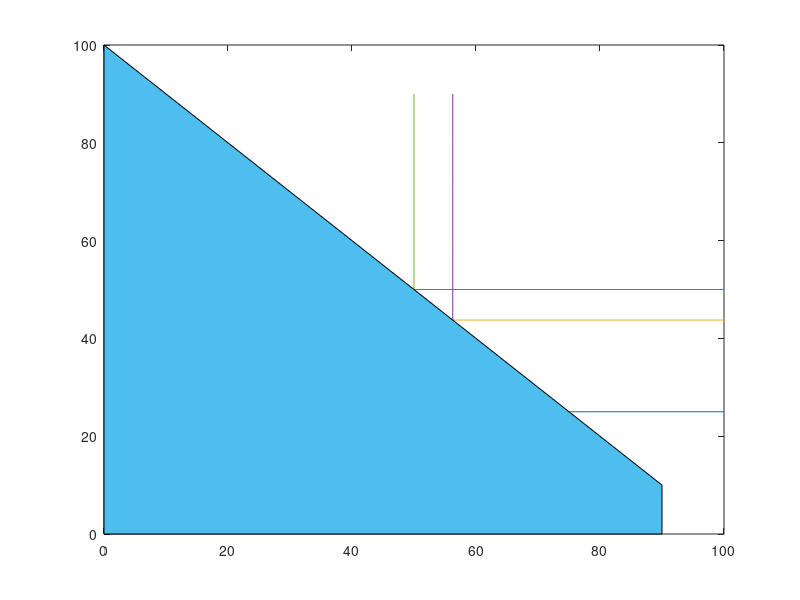

Reproduce this figure in MATLAB. (Note: this script raises an error after producing the figure.)
clear 
clc 

q = 0:0.1:10

tc = 0.5+2*q+0.5*q.^2

ac = (1/2)./q + 2+ (1/2)*q

ac_v = tc./q

mc = 2 + q


plot(q,mc)
hold on
plot(q,ac)
legend("Marginal Cost" , "Average Cost")
ylim([0 5])
xlim([0 5])
xlabel("cost")
ylabel("production")
hold off
close 
%%
clear 
clc

q2 = 0:10
ac2 = 2*q2+72./q2
mc2 = 4*q2

plot(q2,ac2)
hold on
plot(q2,mc2)
legend("Marginal Cost" , "Average Cost")
xlabel("cost")
ylabel("production")
hold off

%%
q=1:100
p1a = 2000 - 2*q
p1b = 1500 - 1.5*q
plot(q,p1a)
hold on
plot(q,p1b)
close

%%
% cournot
q_c_1= 0:20:200
q_c_2= 0:20:200

q_r_2 = 90 - q_c_1/2
q_r_1 = 90 - q_c_2/2

plot(q_r_1,q_c_2, 'LineWidth',3)
hold on
plot(q_c_1,q_r_2, 'LineWidth',3)
legend("R^1(q_2)", "R^2(q_1)")
xlabel("q_1")
ylabel("q_2")
xlim([0 190])
ylim([0 190])
hold off

lambda = 0.0:0.1:1

q_i = 45 + (90*lambda)/2
pi_i = (200-q_i -(90-q_i)).*q_i -q_i*20

mr_i = 110-90*lambda
mc_i = zeros(1,11)+20

plot(lambda,mr_i, 'LineWidth',3)
hold on
plot(lambda,mc_i, 'LineWidth',3)
legend("Marginal Revenue= 110-90\lambda", "Marginal Cost= 20")
ylim([0 110])
xlim([0.1 0.9])
xlabel("\lambda \in (0,1)")
hold off
plot(lambda,pi_i)


%%
m= 100
m_vector =repelem(m,10)
Q = 10:10:100
P = m -Q
plot(Q,P)

c = 25
c_vector = repelem(c,10)

Q_cou = (2/3)*(m-c)
Q_cou_vec = repelem(Q_cou,10)

Q_sta = (3/4)*(m-c)
Q_sta_vec = repelem(Q_sta,10)

P_cou = (m+2*c)/3
P_cou_vec = repelem(P_cou,10)

P_sta = (m+3*c)/4
P_sta_vec = repelem(P_sta,10)


plot(Q,c_vector)
hold on
plot(Q,P_cou_vec)
hold on 
plot(Q,P_sta_vec)
hold on
plot(Q_sta_vec,P)
hold on 
plot(Q_cou_vec,P)
hold on
area(P, Q)
hold off

t = tiledlayout(1,2,'TileSpacing','Compact');
% Stackelberg
% Tile 1
nexttile
area(P, Q, FaceColor=[0.8 0.8 0.8])
hold on
area(Q,P_sta_vec, FaceColor=[0.8 0.8 0.8])
hold on
area(Q,c_vector, FaceColor=[0.85 0.85 0.85])
hold on
plot(Q_sta_vec,P)
plot(P, Q)
xlim([10 100])
title("Stackelberg")
hold off

% Cournot
% Tile 2
nexttile
area(P, Q, FaceColor=[0.8 0.8 0.8])
hold on
area(Q,P_cou_vec, FaceColor=[0.8 0.8 0.8])
hold on
area(Q,c_vector, FaceColor=[0.85 0.85 0.85])
hold on 
plot(Q_cou_vec,P)
plot(P, Q)
xlim([10 100])
title("Cournot")
hold off
close


area(P, Q)
hold on
area(Q,c_vector)
hold on
plot(Q,P_cou_vec)
hold on 
plot(Q_cou_vec,P)
hold on 
plot(Q,P_sta_vec)
hold on
plot(Q_sta_vec,P)

title("Cournot vs Stackelberg")
hold off


%% Problem set 4
% question 1
clc
clear
alpha_1 = 0:1:20
alpha_2 = -2:1:13
BRalpha_1 = 2 +(3/2)*alpha_2
BRalpha_2 = 1 + (1/2)*alpha_1

plot(alpha_1 , BRalpha_2, 'LineWidth',3 )
hold on
plot(BRalpha_1, alpha_2 , 'LineWidth',3)
xlabel("\alpha_1")
ylabel("\alpha_2")
xlim([0 20])
ylim([0 15])
legend("R_2(\alpha_1)", "R_1(\alpha_2)")
hold off


%% Problem set 6
clc
clear
q = 0:1:20
AC = 100./q + q
p = 60 - 4*q

plot(q,AC, 'LineWidth',3)
hold on
plot(q,p, 'LineWidth',3)
xlabel("Q")
ylabel("P")
legend("AC=100/q+q" , "p=60-4*q")
ylim([0 120])


%% Problem set 7
clc
 clear
 k =0:1000:20000
 ctype1 = 0.05*k
 ctype2 = 300 +0.02*k
 
plot(k,ctype1,'LineWidth',3)
hold on
plot(k,ctype2,'LineWidth',3)
ylabel("Cost photocopying expenses")
xlabel("Number of photocopies")
xlim([0 20000])
legend("TC(k)=0.05k", "TC(k)=300+0.02k", 'Location','northwest')


%% 
clear
clc
a = 1:10
c = 11:20
w= (a+c)/2
p= (a+w)/2
plot(p,w)

plot(p)
hold on
plot(w)
